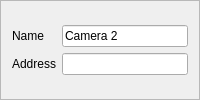
                      <widget class="QFrame" name="config_frame_digi_cam_config_camera_2">
                       <property name="sizePolicy">
                        <sizepolicy hsizetype="Expanding" vsizetype="Expanding">
                         <horstretch>0</horstretch>
                         <verstretch>0</verstretch>
                        </sizepolicy>
                       </property>
                       <property name="minimumSize">
                        <size>
                         <width>0</width>
                         <height>0</height>
                        </size>
                       </property>
                       <property name="maximumSize">
                        <size>
                         <width>16777215</width>
                         <height>16777215</height>
                        </size>
                       </property>
                       <property name="styleSheet">
                        <string notr="true">QFrame#config_frame_digi_cam_config_camera_2{
background-color: rgba(40,40,40,255);
border-radius: 20px;
width:250px;
}
</string>
                       </property>
                       <property name="frameShape">
                        <enum>QFrame::StyledPanel</enum>
                       </property>
                       <property name="frameShadow">
                        <enum>QFrame::Raised</enum>
                       </property>
                       <layout class="QVBoxLayout" name="verticalLayout_69">
                        <item>
                         <layout class="QGridLayout" name="gridLayout_31">
                          <item row="1" column="0">
                           <widget class="QLabel" name="config_label_digi_cam_config_address_camera_2">
                            <property name="sizePolicy">
                             <sizepolicy hsizetype="Fixed" vsizetype="Fixed">
                              <horstretch>0</horstretch>
                              <verstretch>0</verstretch>
                             </sizepolicy>
                            </property>
                            <property name="text">
                             <string>Address</string>
                            </property>
                            <property name="alignment">
                             <set>Qt::AlignCenter</set>
                            </property>
                            <property name="buddy">
                             <cstring>config_label_test_speed</cstring>
                            </property>
                           </widget>
                          </item>
                          <item row="0" column="1">
                           <widget class="QLineEdit" name="config_lineedit_digi_cam_config_name_camera_2">
                            <property name="text">
                             <string>Camera 2</string>
                            </property>
                           </widget>
                          </item>
                          <item row="1" column="1">
                           <widget class="QLineEdit" name="config_lineedit_digi_cam_config_address_camera_2">
                            <property name="text">
                             <string/>
                            </property>
                           </widget>
                          </item>
                          <item row="0" column="0">
                           <widget class="QLabel" name="config_label_digi_cam_config_name_camera_2">
                            <property name="sizePolicy">
                             <sizepolicy hsizetype="Fixed" vsizetype="Fixed">
                              <horstretch>0</horstretch>
                              <verstretch>0</verstretch>
                             </sizepolicy>
                            </property>
                            <property name="text">
                             <string>Name</string>
                            </property>
                            <property name="alignment">
                             <set>Qt::AlignCenter</set>
                            </property>
                            <property name="buddy">
                             <cstring>config_label_test_speed</cstring>
                            </property>
                           </widget>
                          </item>
                         </layout>
                        </item>
                       </layout>
                      </widget>
